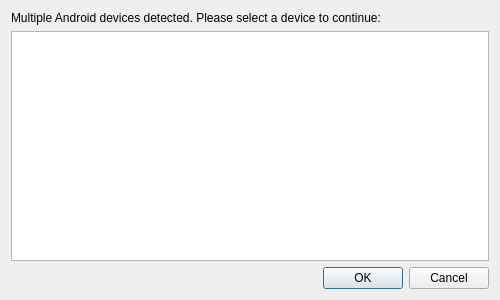
<?xml version="1.0" encoding="UTF-8"?>
<ui version="4.0">
 <class>DeviceSelectionDialog</class>
 <widget class="QDialog" name="DeviceSelectionDialog">
  <property name="geometry">
   <rect>
    <x>0</x>
    <y>0</y>
    <width>500</width>
    <height>300</height>
   </rect>
  </property>
  <property name="windowTitle">
   <string>Select Android Device</string>
  </property>
  <layout class="QVBoxLayout" name="verticalLayout">
   <item>
    <widget class="QLabel" name="label">
     <property name="text">
      <string>Multiple Android devices detected. Please select a device to continue:</string>
     </property>
     <property name="wordWrap">
      <bool>true</bool>
     </property>
    </widget>
   </item>
   <item>
    <widget class="QListWidget" name="deviceListWidget">
     <property name="selectionMode">
      <enum>QAbstractItemView::SingleSelection</enum>
     </property>
    </widget>
   </item>
   <item>
    <widget class="QDialogButtonBox" name="buttonBox">
     <property name="orientation">
      <enum>Qt::Horizontal</enum>
     </property>
     <property name="standardButtons">
      <set>QDialogButtonBox::Cancel|QDialogButtonBox::Ok</set>
     </property>
    </widget>
   </item>
  </layout>
 </widget>
 <resources/>
 <connections>
  <connection>
   <sender>buttonBox</sender>
   <signal>accepted()</signal>
   <receiver>DeviceSelectionDialog</receiver>
   <slot>accept()</slot>
   <hints>
    <hint type="sourcelabel">
     <x>248</x>
     <y>254</y>
    </hint>
    <hint type="destinationlabel">
     <x>157</x>
     <y>274</y>
    </hint>
   </hints>
  </connection>
  <connection>
   <sender>buttonBox</sender>
   <signal>rejected()</signal>
   <receiver>DeviceSelectionDialog</receiver>
   <slot>reject()</slot>
   <hints>
    <hint type="sourcelabel">
     <x>316</x>
     <y>260</y>
    </hint>
    <hint type="destinationlabel">
     <x>286</x>
     <y>274</y>
    </hint>
   </hints>
  </connection>
 </connections>
</ui>
